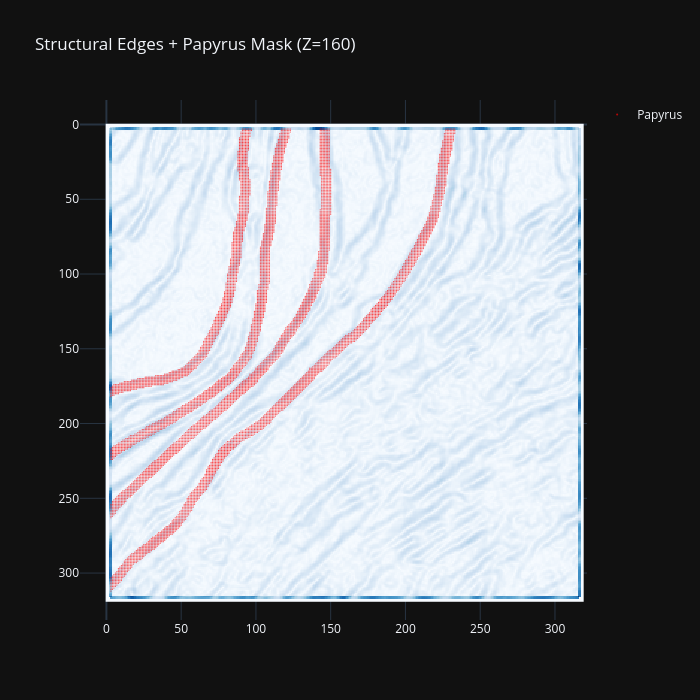

This figure's notebook cell:
### Code cell
z_mid = volume.shape[0] // 2
img_slice = volume[z_mid].astype(float)
mask_slice = label[z_mid] == 1

grad_y, grad_x = gradient(img_slice)
edge_strength = np.hypot(grad_x, grad_y)

img_norm = (img_slice - img_slice.min()) / (img_slice.max() - img_slice.min())
edge_norm = (edge_strength - edge_strength.min()) / (
    edge_strength.max() - edge_strength.min()
)

fig = go.Figure()

fig.add_trace(
    go.Heatmap(z=edge_norm, colorscale="Blues", showscale=False, name="Structure")
)

y_mask, x_mask = np.where(mask_slice)
fig.add_trace(
    go.Scatter(
        x=x_mask,
        y=y_mask,
        mode="markers",
        marker=dict(color="red", size=1.2, opacity=0.7),
        name="Papyrus",
    )
)

fig.update_layout(
    title=f"Structural Edges + Papyrus Mask (Z={z_mid})",
    xaxis=dict(scaleanchor="y", scaleratio=1),
    yaxis=dict(autorange="reversed"),
    width=700,
    height=700,
    showlegend=True,
    template="plotly_dark",
)

fig.show()

### Figure 1 — Plotly figure (JSON) as saved in the notebook; plotly's stock layout.template omitted (floating-point values rounded to 4 significant figures; data arrays with more than 128 entries replaced by an {"elided": "..."} marker saying what was removed)
{"data": [{"colorscale": [[0, "rgb(247,251,255)"], [0.125, "rgb(222,235,247)"], [0.25, "rgb(198,219,239)"], [0.375, "rgb(158,202,225)"], [0.5, "rgb(107,174,214)"], [0.625, "rgb(66,146,198)"], [0.75, "rgb(33,113,181)"], [0.875, "rgb(8,81,156)"], [1, "rgb(8,48,107)"]], "name": "Structure", "showscale": false, "type": "heatmap", "z": {"elided": "320x320 float values"}}, {"marker": {"color": "red", "opacity": 0.7, "size": 1.2}, "mode": "markers", "name": "Papyrus", "type": "scatter", "x": {"elided": "8141 int values"}, "y": {"elided": "8141 int values"}}], "layout": {"height": 700, "showlegend": true, "title": {"text": "Structural Edges + Papyrus Mask (Z=160)"}, "width": 700, "xaxis": {"scaleanchor": "y", "scaleratio": 1}, "yaxis": {"autorange": "reversed"}}}
